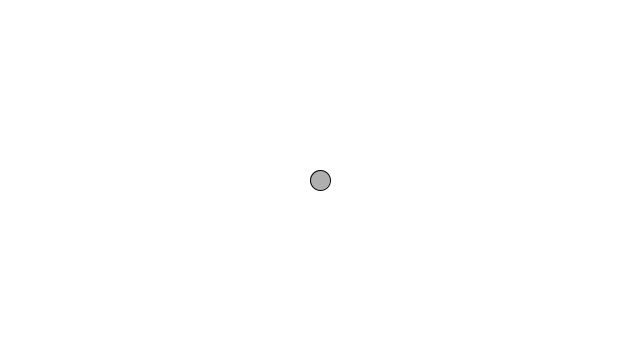
Frame 1 (no input)
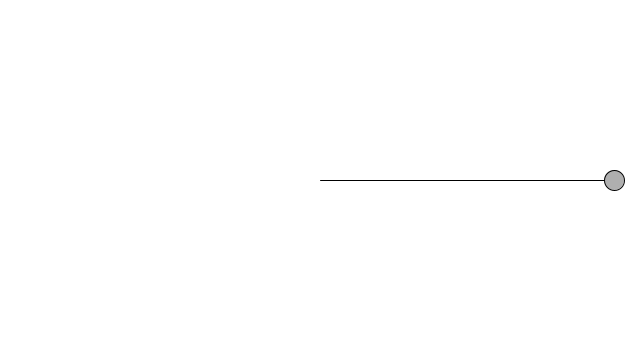
Frame 60 (the mouse pressed at the canvas centre just before this capture)
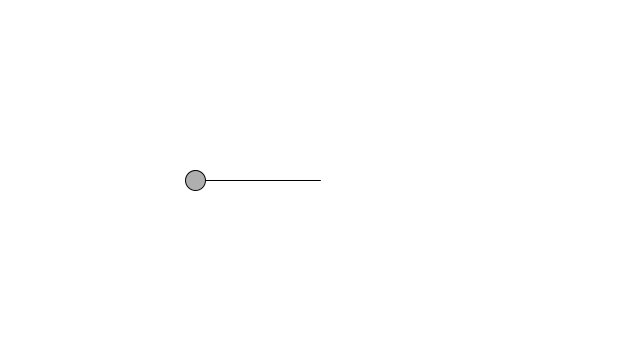
Frame 120 (the mouse held since frame 60 and released just before this capture)

The Processing sketch that drew these frames (run headless with seeded random() and noise(); from frame 60 on, the mouse is pressed at the canvas centre):

// Processing sketch: easy_harmonic_motion
// ── easy_harmonic_motion.pde
float angle = 0;
float aVelocity = 0.03;

void setup() {
        size(640,360);
        smooth();
}

void draw() {
        float amplitude, x;

        background(255);

        amplitude = 300;
        x = amplitude * sin(angle);
        angle += aVelocity;

        ellipseMode(CENTER);
        stroke(0);
        fill(175);
        translate(width/2, height/2);
        line(0, 0, x, 0);
        ellipse(x, 0, 20, 20);
}
